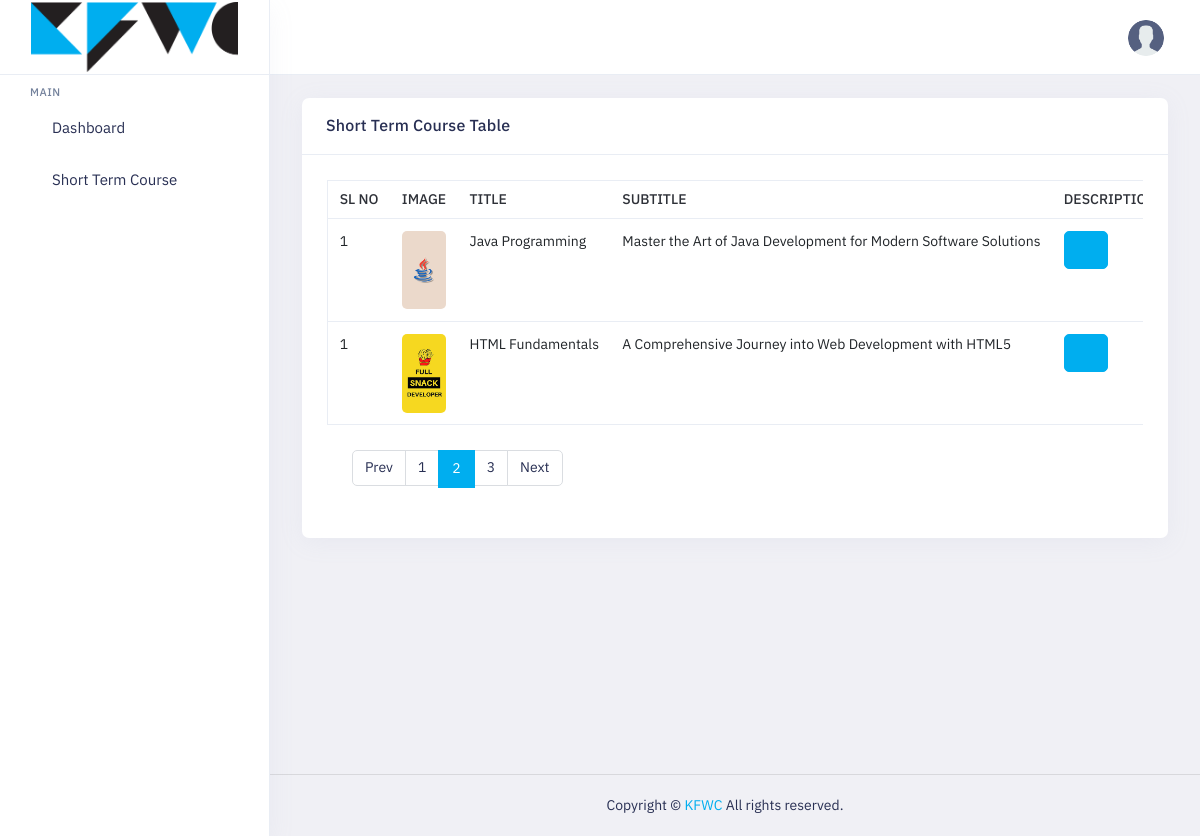
/short_course?page=2 (signed in), run on the app's committed database.
### course_management/models.py (models this page shows)
class ShortTermCourse(models.Model):
    title = models.CharField(max_length=100)
    subtitle = models.CharField(max_length=100)
    description = models.TextField()
    image = models.ImageField(default=None)
    amount = models.FloatField()
    additional_information = models.TextField()
    status = models.CharField(max_length=10, choices=[('Enable', 'Enable'), ('Disable', 'Disable')])

### course_management/views.py (the view, shortened to what this page needs)
# urls.py: path('short_course', ShortCourseAPI.as_view(), name='short_course'),
class ShortCourseAPI(APIView):
    def get(self, request):
        all_courses = ShortTermCourse.objects.all()
        paginator = Paginator(all_courses, 2)  # Display 2 records per page
        page_number = request.GET.get('page')
        courses = paginator.get_page(page_number)
        return render(request, "short-course-view.html", {'courses': courses})

### templates/short-course-view.html (shortened to what this page needs)
{% extends "base.html" %}
{% block content %}
{% load static %}
<div class="main-content app-content mt-0">
    <div class="side-app">
        <div class="main-container container-fluid">
            <div class="page-header">
                <h1 class="page-title">Short Term Course View</h1>
                <a href="/add_short_course" class="btn btn-danger btn-pill">Add </a>
            </div>
            <div class="row">
                <div class="col-xl-12">
                    <div class="card">
                        <div class="card-header">
                            <h3 class="card-title">Short Term Course Table</h3>
                        </div>
                        <div class="card-body">
                            <div class="table-responsive">
                                <div class="table-responsive">
                                    <table class="table border text-nowrap text-md-nowrap table-hover mb-0">
                                        <thead>
                                            <tr>
                                                <th>Sl No</th>
                                                <th>Image</th>
                                                <th>Title</th>
                                                <th>Subtitle</th>
                                                <th>Description</th>
                                            </tr>
                                        </thead>
                                        <tbody>
                                            {% for course in courses %}
                                            <tr>
                                                <td>1</td>
                                                <td>
                                                    <img class="d-block img-fluid br-5 img-td"
                                                        src="media/{{course.image}}" alt="">
                                                </td>
                                                <td>{{course.title}}</td>
                                                <td>{{course.subtitle}}</td>
                                                <td><a class="btn btn-primary" onclick="coursedescription('{{ course.description|escapejs }}')">
                                                        <i class="side-menu__icon fe fe-eye text-white"></i>
                                                    </a>
                                                </td>
                                            </tr>
                                            {% endfor %}
                                        </tbody>
                                    </table>
                                </div>
                                <div class="card-body">
                                    <ul class="pagination">
                                        <li class="page-item page-prev">
                                            {% if courses.has_previous %}
                                                <a class="page-link" href="?page=1" tabindex="-1">Prev</a>
                                            {% else %}
                                                <span class="page-link">Prev</span>
                                            {% endif %}
                                        </li>
                                        {% for page in courses.paginator.page_range %}
                                            <li class="page-item {% if page == courses.number %}active{% endif %}">
                                                <a class="page-link" href="?page={{ page }}">{{ page }}</a>
                                            </li>
                                        {% endfor %}
                                        <li class="page-item page-next">
                                            {% if courses.has_next %}
                                                <a class="page-link" href="?page={{ courses.paginator.num_pages }}">Next</a>
                                            {% else %}
                                                <span class="page-link">Next</span>
                                            {% endif %}
                                        </li>
                                    </ul>
                                </div>
                            </div>
                        </div>
                    </div>
                </div>
            </div>
        </div>
    </div>
    {% endblock %}

### static/colors/color1.css (style rules this page uses)
a { color: var(--primary-bg-color); }
.btn-primary { color: #fff !important; background: var(--primary-bg-color) !important; border-color: var(--primary-bg-color) !important; }
.page-item.active .page-link { color: #fff; background-color: var(--primary-bg-color); border-color: var(--primary-bg-color); }

### static/css/style-custom.css (style rules this page uses)
.img-td { width: 100px; }
.page-item.active .page-link { background: #00aeef !important; border: 2px solid #00aeef !important; }

### data on the page
ShortTermCourse: image (picture), title "Java Programming", subtitle "Master the Art of Java Development for Modern Software Solutions"
ShortTermCourse: image (picture), title "HTML Fundamentals", subtitle "A Comprehensive Journey into Web Development with HTML5"

### other printed values
{{ page }} "1" "2" "3"
